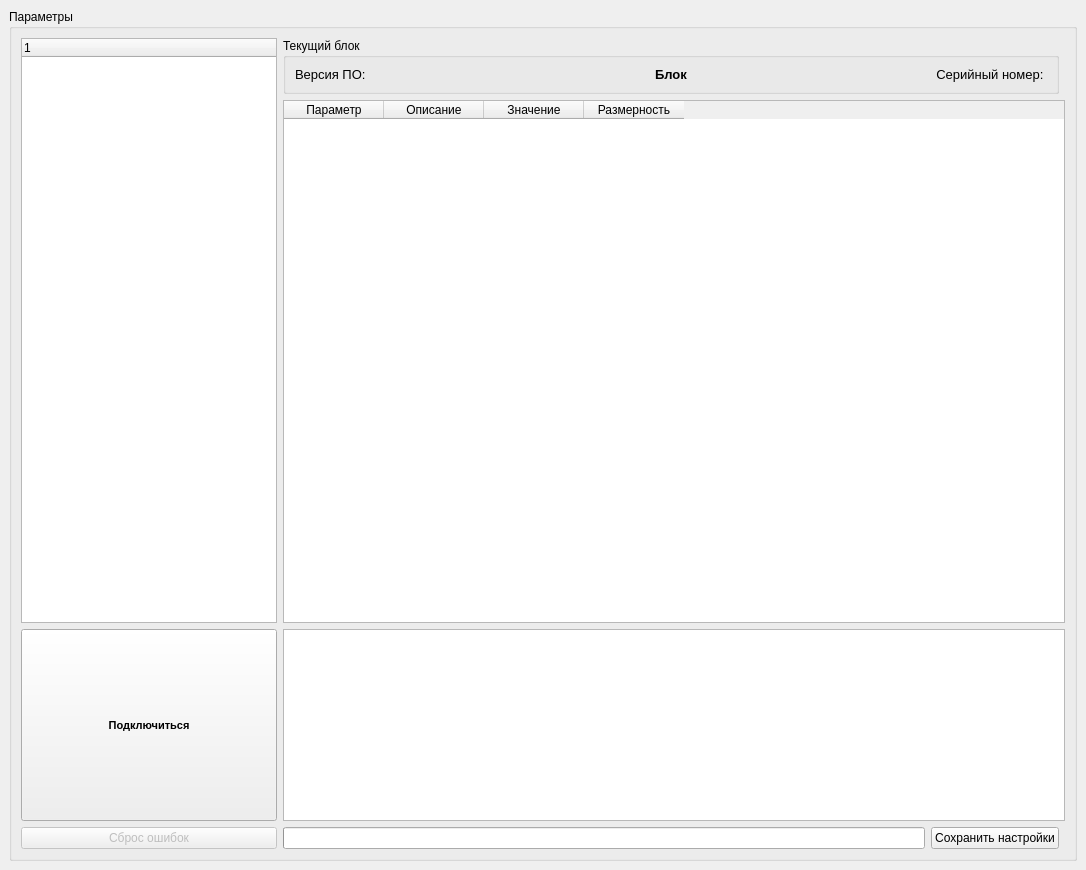
<?xml version="1.0" encoding="UTF-8"?>
<ui version="4.0">
 <class>MainWindow</class>
 <widget class="QMainWindow" name="MainWindow">
  <property name="geometry">
   <rect>
    <x>0</x>
    <y>0</y>
    <width>1086</width>
    <height>870</height>
   </rect>
  </property>
  <property name="sizePolicy">
   <sizepolicy hsizetype="Preferred" vsizetype="Preferred">
    <horstretch>2</horstretch>
    <verstretch>0</verstretch>
   </sizepolicy>
  </property>
  <property name="windowTitle">
   <string>Теневая для диностенда</string>
  </property>
  <property name="documentMode">
   <bool>false</bool>
  </property>
  <property name="dockOptions">
   <set>QMainWindow::AnimatedDocks</set>
  </property>
  <widget class="QWidget" name="centralwidget">
   <layout class="QHBoxLayout" name="horizontalLayout">
    <item>
     <widget class="QGroupBox" name="groupBox_3">
      <property name="sizePolicy">
       <sizepolicy hsizetype="MinimumExpanding" vsizetype="Preferred">
        <horstretch>0</horstretch>
        <verstretch>0</verstretch>
       </sizepolicy>
      </property>
      <property name="title">
       <string>Параметры</string>
      </property>
      <layout class="QGridLayout" name="gridLayout_2" rowstretch="9,0,0,0,0,0,0,0,0" columnstretch="0,2,3,0" columnminimumwidth="0,0,0,0">
       <property name="sizeConstraint">
        <enum>QLayout::SetNoConstraint</enum>
       </property>
       <item row="6" column="0">
        <widget class="QPushButton" name="connect_btn">
         <property name="sizePolicy">
          <sizepolicy hsizetype="Minimum" vsizetype="Preferred">
           <horstretch>0</horstretch>
           <verstretch>0</verstretch>
          </sizepolicy>
         </property>
         <property name="minimumSize">
          <size>
           <width>0</width>
           <height>0</height>
          </size>
         </property>
         <property name="baseSize">
          <size>
           <width>0</width>
           <height>0</height>
          </size>
         </property>
         <property name="font">
          <font>
           <pointsize>8</pointsize>
           <weight>75</weight>
           <bold>true</bold>
          </font>
         </property>
         <property name="text">
          <string>Подключиться</string>
         </property>
        </widget>
       </item>
       <item row="7" column="0">
        <widget class="QPushButton" name="reset_faults">
         <property name="enabled">
          <bool>false</bool>
         </property>
         <property name="sizePolicy">
          <sizepolicy hsizetype="Minimum" vsizetype="Preferred">
           <horstretch>0</horstretch>
           <verstretch>0</verstretch>
          </sizepolicy>
         </property>
         <property name="text">
          <string>Сброс ошибок</string>
         </property>
        </widget>
       </item>
       <item row="0" column="0" rowspan="6">
        <widget class="QTreeWidget" name="nodes_tree">
         <property name="sizePolicy">
          <sizepolicy hsizetype="Expanding" vsizetype="Minimum">
           <horstretch>0</horstretch>
           <verstretch>0</verstretch>
          </sizepolicy>
         </property>
         <column>
          <property name="text">
           <string notr="true">1</string>
          </property>
         </column>
        </widget>
       </item>
       <item row="1" column="1" rowspan="5" colspan="3">
        <widget class="QTableWidget" name="vmu_param_table">
         <property name="enabled">
          <bool>true</bool>
         </property>
         <property name="sizePolicy">
          <sizepolicy hsizetype="MinimumExpanding" vsizetype="Expanding">
           <horstretch>0</horstretch>
           <verstretch>0</verstretch>
          </sizepolicy>
         </property>
         <property name="sizeAdjustPolicy">
          <enum>QAbstractScrollArea::AdjustToContents</enum>
         </property>
         <column>
          <property name="text">
           <string>Параметр</string>
          </property>
         </column>
         <column>
          <property name="text">
           <string>Описание</string>
          </property>
         </column>
         <column>
          <property name="text">
           <string>Значение</string>
          </property>
         </column>
         <column>
          <property name="text">
           <string>Размерность</string>
          </property>
         </column>
        </widget>
       </item>
       <item row="0" column="1" colspan="2">
        <widget class="QGroupBox" name="groupBox">
         <property name="sizePolicy">
          <sizepolicy hsizetype="MinimumExpanding" vsizetype="Fixed">
           <horstretch>0</horstretch>
           <verstretch>0</verstretch>
          </sizepolicy>
         </property>
         <property name="title">
          <string>Текущий блок</string>
         </property>
         <layout class="QHBoxLayout" name="horizontalLayout_2">
          <item>
           <widget class="QLabel" name="node_fm_lab">
            <property name="sizePolicy">
             <sizepolicy hsizetype="Preferred" vsizetype="Expanding">
              <horstretch>0</horstretch>
              <verstretch>0</verstretch>
             </sizepolicy>
            </property>
            <property name="font">
             <font>
              <pointsize>10</pointsize>
             </font>
            </property>
            <property name="text">
             <string>Версия ПО: </string>
            </property>
           </widget>
          </item>
          <item>
           <widget class="QLabel" name="node_name_lab">
            <property name="sizePolicy">
             <sizepolicy hsizetype="Preferred" vsizetype="Expanding">
              <horstretch>0</horstretch>
              <verstretch>0</verstretch>
             </sizepolicy>
            </property>
            <property name="font">
             <font>
              <pointsize>10</pointsize>
              <weight>75</weight>
              <bold>true</bold>
             </font>
            </property>
            <property name="text">
             <string>Блок</string>
            </property>
            <property name="alignment">
             <set>Qt::AlignCenter</set>
            </property>
           </widget>
          </item>
          <item>
           <widget class="QLabel" name="node_s_n_lab">
            <property name="sizePolicy">
             <sizepolicy hsizetype="Preferred" vsizetype="Expanding">
              <horstretch>0</horstretch>
              <verstretch>0</verstretch>
             </sizepolicy>
            </property>
            <property name="font">
             <font>
              <pointsize>10</pointsize>
             </font>
            </property>
            <property name="text">
             <string>Серийный номер: </string>
            </property>
            <property name="alignment">
             <set>Qt::AlignRight|Qt::AlignTrailing|Qt::AlignVCenter</set>
            </property>
           </widget>
          </item>
         </layout>
        </widget>
       </item>
       <item row="6" column="1" colspan="3">
        <widget class="QTextBrowser" name="errors_browser">
         <property name="sizePolicy">
          <sizepolicy hsizetype="MinimumExpanding" vsizetype="Minimum">
           <horstretch>0</horstretch>
           <verstretch>0</verstretch>
          </sizepolicy>
         </property>
        </widget>
       </item>
       <item row="7" column="1">
        <widget class="QProgressBar" name="node_nsme_pbar">
         <property name="value">
          <number>0</number>
         </property>
         <property name="textVisible">
          <bool>false</bool>
         </property>
         <property name="invertedAppearance">
          <bool>false</bool>
         </property>
        </widget>
       </item>
       <item row="7" column="2">
        <widget class="QPushButton" name="save_to_file_btn">
         <property name="sizePolicy">
          <sizepolicy hsizetype="Maximum" vsizetype="Fixed">
           <horstretch>0</horstretch>
           <verstretch>0</verstretch>
          </sizepolicy>
         </property>
         <property name="text">
          <string>Сохранить настройки</string>
         </property>
        </widget>
       </item>
      </layout>
     </widget>
    </item>
   </layout>
  </widget>
 </widget>
 <resources/>
 <connections/>
</ui>
